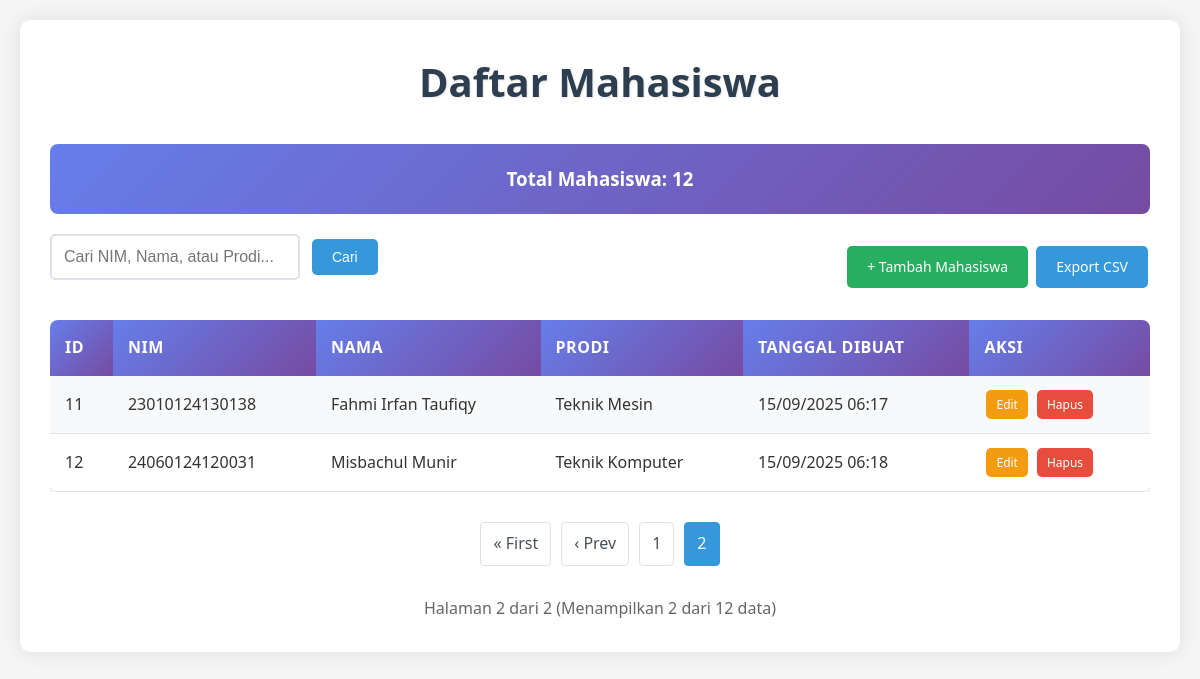
Screenshot of /?page=2 with the database file from the repository.
### tables this page shows
CREATE TABLE `mahasiswa` (
  `id` int(11) NOT NULL AUTO_INCREMENT,
  `nim` varchar(15) NOT NULL,
  `nama` varchar(50) NOT NULL,
  `prodi` varchar(50) NOT NULL,
  `created_at` timestamp NOT NULL DEFAULT current_timestamp(),
  `updated_at` timestamp NOT NULL DEFAULT current_timestamp() ON UPDATE current_timestamp(),
  PRIMARY KEY (`id`),
  UNIQUE KEY `nim` (`nim`)
);

### index.php (the view, shortened to what this page needs)
<?php
include "db.php";
$search = isset($_GET['search']) ? $_GET['search'] : '';
$search_condition = '';
$limit = 10;
$page = isset($_GET['page']) ? (int)$_GET['page'] : 1;
$offset = ($page - 1) * $limit;
$count_sql = "SELECT COUNT(*) as total FROM mahasiswa $search_condition";
$count_result = $conn->query($count_sql);
$total_records = $count_result->fetch_assoc()['total'];
$total_pages = ceil($total_records / $limit);
?>
<!doctype html>
<html>
<head>
    <link rel="stylesheet" href="style.css">
</head>
<body>
    <div class="container">
        <h1>Daftar Mahasiswa</h1>
        <div class="stats">
            <h3>Total Mahasiswa: <?php echo $total_records; ?></h3>
        </div>
        <div class="actions-container">
            <div class="search-container">
                <form method="GET" action="" style="display: flex; gap: 10px; align-items: center;">
                    <input type="text" name="search" class="search-input" placeholder="Cari NIM, Nama, atau Prodi..." value="<?php echo htmlspecialchars($search); ?>">
                    <button type="submit" class="btn btn-primary">Cari</button>
                </form>
            </div>
            <div>
                <a href="tambah.php" class="btn btn-success">+ Tambah Mahasiswa</a>
                <a href="?export=csv<?php echo !empty($search) ? '&search=' . urlencode($search) : ''; ?>" class="btn btn-primary">Export CSV</a>
            </div>
        </div>
        <div class="table-container">
            <table>
                <tr>
                    <th>ID</th>
                    <th>NIM</th>
                    <th>Nama</th>
                    <th>Prodi</th>
                    <th>Tanggal Dibuat</th>
                    <th>Aksi</th>
                </tr>
                <?php
                $sql = "SELECT * FROM mahasiswa $search_condition ORDER BY id LIMIT $limit OFFSET $offset";
                $result = $conn->query($sql);
                if ($result->num_rows > 0) {
                    while($row = $result->fetch_assoc()){
                        echo "<tr>
                            <td>{$row['id']}</td>
                            <td>{$row['nim']}</td>
                            <td>" . htmlspecialchars($row['nama']) . "</td>
                            <td>" . htmlspecialchars($row['prodi']) . "</td>
                            <td>" . date('d/m/Y H:i', strtotime($row['created_at'])) . "</td>
                            <td class='action-buttons'>
                                <a href='edit.php?id={$row['id']}' class='btn btn-warning btn-small'>Edit</a>
                                <a href='hapus.php?id={$row['id']}' class='btn btn-danger btn-small'
                                   onclick=\"return confirm('Yakin ingin menghapus data mahasiswa {$row['nama']}?')\">Hapus</a>
                            </td>
                        </tr>";
                    }
                } else {
                    echo "<tr><td colspan='6' style='text-align: center;'>
                            " . (!empty($search) ? "Tidak ada data yang cocok dengan pencarian '$search'" : "Belum ada data mahasiswa") . "
                          </td></tr>";
                }
                ?>
            </table>
        </div>
        <?php if ($total_pages > 1): ?>
            <div class="pagination">
                <?php if ($page > 1): ?>
                    <a href="?page=1<?php echo !empty($search) ? '&search=' . urlencode($search) : ''; ?>">&laquo; First</a>
                    <a href="?page=<?php echo $page-1; ?><?php echo !empty($search) ? '&search=' . urlencode($search) : ''; ?>">&lsaquo; Prev</a>
                <?php endif; ?>
                <?php
                $start_page = max(1, $page - 2);
                $end_page = min($total_pages, $page + 2);
                for ($i = $start_page; $i <= $end_page; $i++):
                ?>
                    <?php if ($i == $page): ?>
                        <span class="current"><?php echo $i; ?></span>
                    <?php else: ?>
                        <a href="?page=<?php echo $i; ?><?php echo !empty($search) ? '&search=' . urlencode($search) : ''; ?>"><?php echo $i; ?></a>
                    <?php endif; ?>
                <?php endfor; ?>
            </div>
            <div style="text-align: center; color: #666;">
                Halaman <?php echo $page; ?> dari <?php echo $total_pages; ?>
                (Menampilkan <?php echo min($limit, $total_records - $offset); ?> dari <?php echo $total_records; ?> data)
            </div>
        <?php endif; ?>
    </div>
</body>
</html>

### style.css (style rules this page uses)
* { margin: 0; padding: 0; box-sizing: border-box; }
body { font-family: 'Segoe UI', Tahoma, Geneva, Verdana, sans-serif; background-color: #f5f5f5; color: #333; line-height: 1.6; padding: 20px; }
.container { max-width: 1200px; margin: 0 auto; background-color: white; padding: 30px; border-radius: 10px; box-shadow: 0 0 20px rgba(0,0,0,0.1); }
h1 { color: #2c3e50; text-align: center; margin-bottom: 30px; font-size: 2.5em; text-shadow: 1px 1px 2px rgba(0,0,0,0.1); }
.btn { display: inline-block; padding: 10px 20px; text-decoration: none; border-radius: 5px; transition: all 0.3s ease; border: none; cursor: pointer; font-size: 14px; font-weight: 500; margin: 2px; }
.btn-primary { background-color: #3498db; color: white; }
.btn-success { background-color: #27ae60; color: white; }
.btn-warning { background-color: #f39c12; color: white; }
.btn-danger { background-color: #e74c3c; color: white; }
.btn-small { padding: 5px 10px; font-size: 12px; }
.table-container { margin: 20px 0; overflow-x: auto; }
table { width: 100%; border-collapse: collapse; background-color: white; border-radius: 8px; overflow: hidden; box-shadow: 0 4px 6px rgba(0,0,0,0.1); }
th { background: linear-gradient(135deg, #667eea 0%, #764ba2 100%); color: white; padding: 15px; text-align: left; font-weight: 600; text-transform: uppercase; letter-spacing: 0.5px; }
td { padding: 12px 15px; border-bottom: 1px solid #e0e0e0; }
tr:nth-child(even) { background-color: #f8f9fa; }
input[type="text"], select { width: 100%; padding: 12px; border: 2px solid #dee2e6; border-radius: 5px; font-size: 16px; transition: border-color 0.3s ease; }
.search-container { display: flex; gap: 15px; margin-bottom: 20px; align-items: center; flex-wrap: wrap; }
.search-input { flex: 1; min-width: 250px; }
.actions-container { display: flex; justify-content: space-between; align-items: center; margin-bottom: 20px; flex-wrap: wrap; gap: 15px; }
.pagination { display: flex; justify-content: center; align-items: center; margin: 30px 0; gap: 10px; }
.pagination a, .pagination span { padding: 8px 12px; text-decoration: none; border: 1px solid #dee2e6; border-radius: 4px; color: #495057; transition: all 0.3s ease; }
.pagination .current { background-color: #3498db; color: white; border-color: #3498db; }
.action-buttons { display: flex; gap: 5px; }
.stats { background: linear-gradient(135deg, #667eea 0%, #764ba2 100%); color: white; padding: 20px; border-radius: 8px; margin-bottom: 20px; text-align: center; }

### rows the page displays
mahasiswa: id "11", nim "23010124130138", nama "Fahmi Irfan Taufiqy", prodi "Teknik Mesin", created_at "15/09/2025 06:17"
mahasiswa: id "12", nim "24060124120031", nama "Misbachul Munir", prodi "Teknik Komputer", created_at "15/09/2025 06:18"

### other values shown
$total_records "12"
$page "2"
$total_pages "2"
min($limit, $total_records - $offset) "2"
